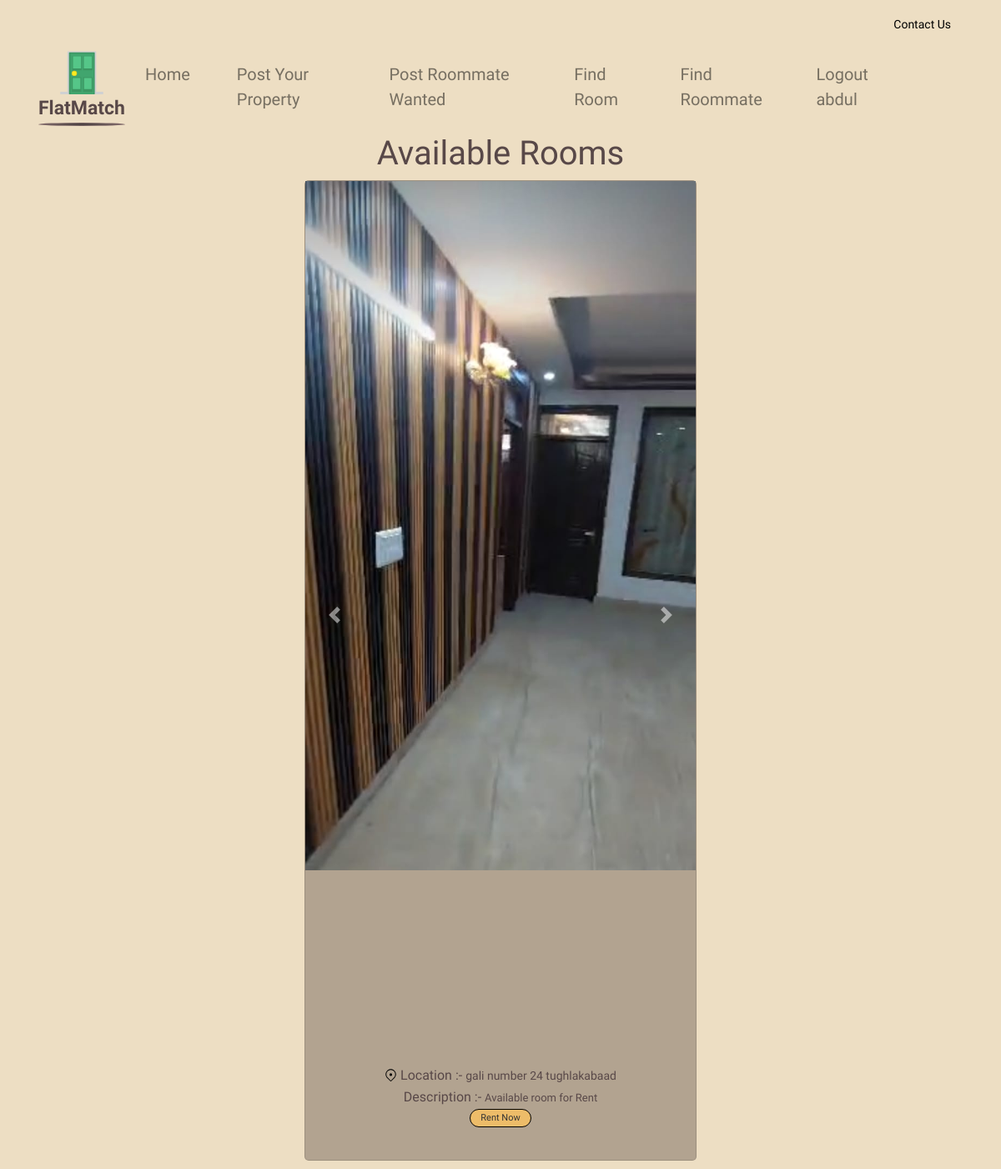
The app's page /room?id=1 (signed in) with its own data.
### tables this page shows
CREATE TABLE Room (
                 id INTEGER PRIMARY KEY,
                 address TEXT,
                 description TEXT,
                 latitude REAL,
                 longitude REAL,
                images TEXT
                 );

### app.py (the view)
@app.route('/room', methods=['GET', 'POST'])
def get_rooms():
    conn = sqlite3.connect('dummy.db')
    c = conn.cursor()
    room_id = request.args.get('id')
    print(room_id)
    if 'username' in session:
        username = session['username']
        print("username=",username)
        if room_id == 'all':
            c.execute("SELECT * FROM Room")
            rooms = c.fetchall()
            print(rooms)
            room_data = []
            for room in rooms:
                images = room[5].split(', ') if room[5] else []
                room_data.append({'room': room, 'images': images})
            return render_template('room.html', room_data=room_data, username=username)
        elif room_id and room_id.isdigit():
            c.execute("SELECT * FROM Room WHERE id=?", (room_id,))
            room = c.fetchone()
            print(room)
            room_data = []
            if room:
                images = room[5].split(', ') if room[5] else []
                room_data.append({'room': room, 'images': images})
                return render_template('room.html',room_data=room_data, username=username)
            else:
                return 'Room not found', 404
    else:
        flash('You Need to login First,and Please try again.', 'error')
        return redirect(url_for('login'))

### templates/room.html (shortened to what this page needs)
{% extends "base.html" %}
{% block content %}
<h1 class="text-center">Available Rooms</h1>
<div class="row">
    {% for data in room_data %}
    <div class="col-md-5" style="margin-bottom: 10px;">
        <div class="card" style="text-align: center; border-radius: 5px; background-color: var(--color-darkgray);">
            <div id="demo{{ data['room'][0] }}" class="carousel slide" data-ride="carousel">
                <ul class="carousel-indicators">
                    {% for image in data['images'] %}
                    <li data-target="#demo{{ data['room'][0] }}" data-slide-to="{{ loop.index0 }}" {% if loop.first %}class="active"{% endif %}></li>
                    {% endfor %}
                </ul>
                <div class="carousel-inner">
                    {% for image in data['images'] %}
                    <div class="carousel-item {% if loop.first %}active{% endif %}">
                        <img src="{{ url_for('static', filename='uploads/' + image) }}" alt="Image" width="1100" height="500">
                    </div>
                    {% endfor %}
                </div>
                <a class="carousel-control-prev" href="#demo{{ data['room'][0] }}" data-slide="prev">
                    <span class="carousel-control-prev-icon"></span>
                </a>
                <a class="carousel-control-next" href="#demo{{ data['room'][0] }}" data-slide="next">
                    <span class="carousel-control-next-icon"></span>
                </a>
            </div>
            <div class="card-body">
                <div style="display: block;">
                    <img src="/static/location.svg" style="vertical-align: top; margin-top: 4px; width: 15px;" alt="">
                    <p class="card-text" style="display: inline; vertical-align: top; font-family: var(--font-kodchasan);">Location :- </p>
                    <p class="card-text" style="display: inline-block; max-width: 62%; text-overflow: ellipsis; text-align: left; font-size: 14px; font-family: var(--font-kufam);">{{ data['room'][1] }}</p>
                </div>
                <div style="display: block; margin-top: 2px;">
                    <p class="card-text" style="display: inline; vertical-align: top; font-family: var(--font-kodchasan);">Description :- </p>
                    <p class="card-text" style="display: inline-block; max-width: 65%; text-overflow: ellipsis;text-align: left; font-size: 13px;">{{ data['room'][2] }}</p>
                </div>
                <a href="/room?id={{ data['room'][0] }}" class="btn btn-primary rounded-pill customised-btn" style="font-size: 11px;">Rent Now</a>
            </div>
        </div>
    </div>
    {% endfor %}
</div>
{% endblock %}

### static/style.css (style rules this page uses)
body { font-family: Arial, sans-serif; margin: 0; padding: 0; font-size: var(--font-size-lgi); color: var(--color-dimgray); font-family: var(--font-marko-one); background-color: rgba(228, 205, 165, 0.66); }
:root { --font-marko-one: "Marko One"; --font-kufam: Kufam; --font-kodchasan: Kodchasan; --font-kantumruy: Kantumruy; --font-kadwa: Kadwa; --font-marcellus-sc: "Marcellus SC"; --color-white: #fff; --color-sandybrown: #edbc69; --color-dimgray: #584848; --color-red: #ff1010; --color-gray: rgba(255, 253, 253, 0); --color-darkgray: #b2a390; --color-gainsboro: #d9d9d9; }
.row { justify-content: center; margin-right: 0px; margin-left: 0px; }
.card { flex-wrap: wrap; align-items: normal; }
.card-text:last-child { justify-content: center; display: flex; }
.carousel-inner img { width: 100%; height: 100%; }
.customised-btn { border-radius: 80%; text-align: center; font-family: var(--font-marko-one); background-color: var(--color-sandybrown); padding: 2px 0.75rem; font-size: 15px; color: #333; border-color: #000000; }

### records on screen
Room: address "gali number 24 tughlakabaad", description "Available room for Rent"

### other values on screen
{{ username }} "abdul"
